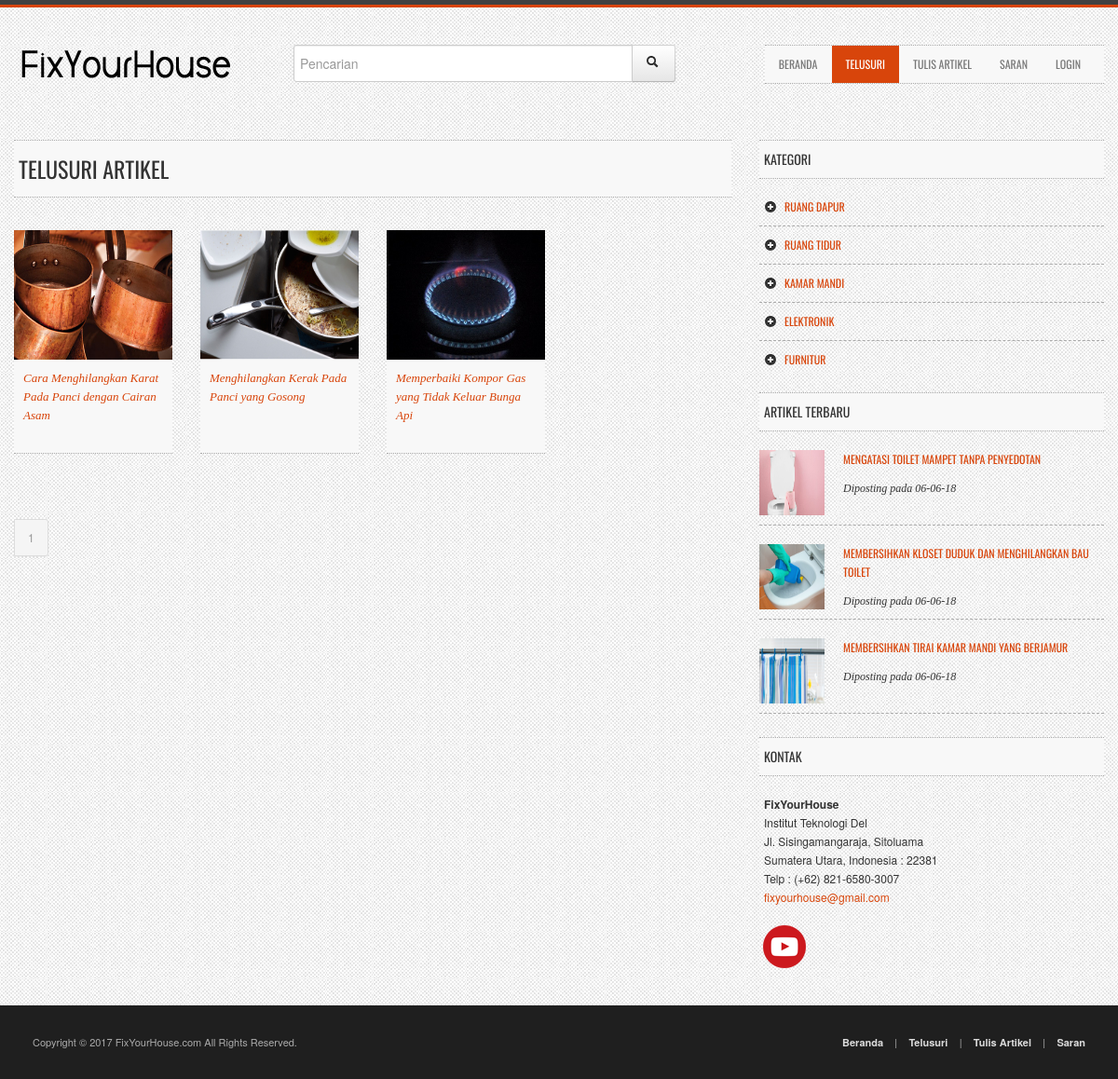
The app's page /category.php?category=11 with its own data.
### tables this page shows
CREATE TABLE `posts` (
  `post_id` int(15) NOT NULL,
  `post_category_id` int(15) NOT NULL,
  `post_title` varchar(255) NOT NULL,
  `post_author` varchar(255) NOT NULL,
  `post_date` date NOT NULL,
  `post_image` text NOT NULL,
  `post_content` text NOT NULL,
  `post_tags` varchar(255) NOT NULL,
  `post_comment_count` varchar(255) NOT NULL DEFAULT '0'
);

CREATE TABLE `categories` (
  `cat_id` int(15) NOT NULL,
  `cat_title` varchar(255) NOT NULL,
  `cat_image` text NOT NULL
);

### category.php (the view, shortened to what this page needs)
<?php
  include "includes/db.php";
 ?>
 <?php
   $perpage = 12;
   if(isset($_GET['page']) & !empty($_GET['page'])){
     $curpage = $_GET['page'];
   }else{
     $curpage = 1;
   }
   $start = ($curpage * $perpage) - $perpage;
 ?>
<?php
    include "includes/header.php";
?>
<?php
    include "includes/navigation.php";
?>
    <div class="row">
        <div class="span8 gallery">
            <h3 class="title-bg">Telusuri Artikel
            </h3>
            <div class="row clearfix">
                <ul class="gallery-post-grid holder">
                     <?php
                     if (isset($_GET['category'])) {
                      $post_category_id = $_GET['category'];
                    }
                   $query = "SELECT * FROM posts WHERE post_category_id = $post_category_id ORDER BY post_id DESC LIMIT $start,$perpage";
                   $search_category = mysqli_query($connection,$query);
                   $count = mysqli_num_rows($search_category);
                   if ($count == 0) {
                     echo "<h1 style='text-align:center;'> TIDAK ADA HASIL </h1>";
                   }
                   else {
          while ($row = mysqli_fetch_assoc($search_category)) {
                    $post_id = $row['post_id'];
                    $post_title = $row['post_title'];
                    $post_image = $row['post_image'];
        ?>
                    <li  class="span2 gallery-item">
                        <a href="post.php?p_id=<?php echo $post_id;?>"><img style="height: 139px; width: 170px;" src="img/cover/<?php echo $post_image; ?>"></a>
                        <span class="category-details">
                            <a href="post.php?p_id=<?php echo $post_id;?>" style="font-size: 13px;"><?php echo $post_title ?></a>
                        </span>
                    </li>
                    <?php }
                }
            ?>
                </ul>
            </div>
            <div class="pagination">
                <ul>
    <li class="page-item active"><a class="page-link" href="?page=<?php echo $curpage ?>"><?php echo $curpage ?></a></li>
                </ul>
            </div>
        </div>
<?php
    include "includes/sidebar.php";
?>
            </div>
  <?php
    include "includes/footer.php";
?>

### includes/sidebar.php
<div class="span4 sidebar">
            <h5 class="title-bg" style="margin-top: 0px;">Kategori</h5>
            <ul class="post-category-list">
              <?php
                      $query = "SELECT * FROM categories";
                      $select_categories_sidebar = mysqli_query($connection,$query);
                      while ($row = mysqli_fetch_assoc($select_categories_sidebar)) {
                                  $cat_title = $row['cat_title'];
                                  $cat_id = $row['cat_id'];
                                  echo "<li><a href='category.php?category=$cat_id'><i class='icon-plus-sign'></i>{$cat_title}</a></li>
                                  ";
                                }
                   ?>
            </ul>
            <h5 class="title-bg">Artikel Terbaru</h5>
            <ul class="popular-posts">
              <?php
                      $query = "SELECT * FROM posts ORDER BY post_id DESC LIMIT 3";
                      $select_recent = mysqli_query($connection,$query);
                      while ($row = mysqli_fetch_assoc($select_recent)) {
                                  $post_title = $row['post_title'];
                                  $post_id = $row['post_id'];
                                  $post_date = date('d-m-y');
                                  $post_image = $row['post_image'];
                                  echo "<li>
                                  <a href='post.php?p_id=$post_id'>
                                    <img src='img/cover/$post_image' style='width:70px;height:70px;'>
                                  </a>
                                  <h6>
                                    <a href='post.php?p_id=$post_id'>{$post_title}</a>
                                  </h6>
                                  <em>
                                    Diposting pada {$post_date}
                                  </em>
                                  ";
                                }
                   ?>
            </ul>
            <h5 class="title-bg">Kontak</h5>
            <address style="margin-left: 5px;">
            <strong>FixYourHouse</strong><br>
            Institut Teknologi Del<br>
            Jl. Sisingamangaraja, Sitoluama<br>
            Sumatera Utara, Indonesia : 22381<br>
            Telp : (+62) 821-6580-3007<br>
            <a href="mailto:#">fixyourhouse@gmail.com</a>
            </address>
            <ul class="social-icons">
                        <li style="margin-left: -21px;"><a href="https://www.youtube.com/channel/UCC-cdMmIkJnJiebAhf9SZdQ"><img src="img/Untitled-yt.png"></a></li>
                    </ul>
        </div>
    </div>

### css/custom-styles.css (style rules this page uses)
html, body { font-size:12px; line-height:18px; height: 100%; }
body { background: #f9f9f9 url(../img/page-bg-1.jpg); }
h1, h2, h3, h4 , h5, h6 { font-family: "Oswald", sans-serif; font-weight: normal; text-transform:uppercase; }
h1.title-bg, h2.title-bg, h3.title-bg, h4.title-bg , h5.title-bg, h6.title-bg { background:#f8f8f8; padding:10px 5px; margin: 0px 0px 20px 0px; border-bottom: 1px dotted #a9a9a9; border-top: 1px dotted #a9a9a9; }
a, a:hover { color:#d8450b; }
i { margin-right: 3px; }
.gallery-item { margin-bottom:15px; margin-top:15px; }
.category-details { background:#f8f8f8; display: block; padding:10px; border-bottom: 1px dotted #a9a9a9; font-family: Georgia; font-style: italic; width: auto\9; height: 80px; max-width: 100%; }
.gallery-post-grid { margin:0px; }
.gallery-post-grid li { list-style: none; float: left; margin-bottom: 30px; }
.sidebar h5 { margin-top: 25px; }
.sidebar ul.post-category-list, .sidebar .tab-content .tab-pane ul { margin:0px; }
.sidebar ul.post-category-list li, .sidebar .tab-content .tab-pane ul li { list-style: none; border-bottom: 1px dashed #a9a9a9; padding:10px 5px; }
.sidebar ul.post-category-list li a { font-family: "Oswald", sans-serif; font-weight: normal; text-transform:uppercase; }
.sidebar ul.post-category-list li:first-child, .sidebar .tab-content .tab-pane ul li:first-child { padding-top: 0px; }
.sidebar ul.post-category-list li:last-child { padding-bottom: 0px; border-bottom:none; }
.sidebar ul.post-category-list li i { padding-right: 5px; background-position: 0 -95px; }
.popular-posts { margin: 0px; }
.popular-posts li { list-style: none; margin-bottom: 20px; clear: both; display: block; min-height: 80px; border-bottom: 1px dashed #a9a9a9; }
.popular-posts li a { font-family: "Oswald", sans-serif; font-weight: normal; text-transform:uppercase; }
.popular-posts li img { float: left; margin-right: 20px; }
.popular-posts li em { font-family:Georgia, "Times New Roman", Times, serif; }
.social-icons li { list-style: none; float: left; margin-right: 6px; }
.row { margin-bottom:40px; }

### records on screen
posts: post_image (picture), post_title "Cara Menghilangkan Karat Pada Panci dengan Cairan Asam"
posts: post_image (picture), post_title "Menghilangkan Kerak Pada Panci yang Gosong"
posts: post_image (picture), post_title "Memperbaiki Kompor Gas yang Tidak Keluar Bunga Api"
categories: cat_title "RUANG DAPUR"
categories: cat_title "RUANG TIDUR"
categories: cat_title "KAMAR MANDI"
categories: cat_title "ELEKTRONIK"
categories: cat_title "FURNITUR"
posts: post_image (picture), post_title "MENGATASI TOILET MAMPET TANPA PENYEDOTAN"
posts: post_image (picture), post_title "MEMBERSIHKAN KLOSET DUDUK DAN MENGHILANGKAN BAU TOILET"
posts: post_image (picture), post_title "MEMBERSIHKAN TIRAI KAMAR MANDI YANG BERJAMUR"

### other values on screen
$curpage "1"
